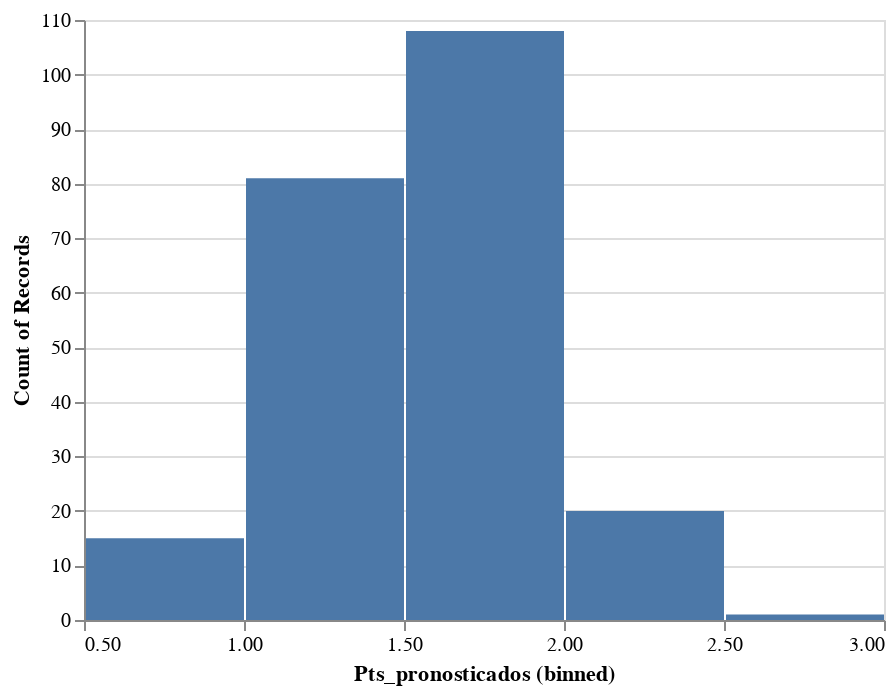

The notebook cell saved with this chart:
### Code cell
# La gráfica básica usando bin
alt.Chart(df_cruzazul).mark_bar().encode(
    alt.X("Pts_pronosticados", bin=alt.Bin(10)),
    y='count()'
)

### Figure 1 — Vega-Lite specification as saved in the notebook (floating-point values rounded to 4 significant figures; data arrays with more than 128 entries replaced by an {"elided": "..."} marker saying what was removed)
{"$schema": "https://vega.github.io/schema/vega-lite/v4.8.1.json", "config": {"view": {"continuousHeight": 300, "continuousWidth": 400}}, "data": {"name": "data-4ec367b7820cebf18d599bbaf3469993"}, "datasets": {"data-4ec367b7820cebf18d599bbaf3469993": {"elided": "225 records"}}, "encoding": {"x": {"bin": {"anchor": 10}, "field": "Pts_pronosticados", "type": "quantitative"}, "y": {"aggregate": "count", "type": "quantitative"}}, "mark": "bar"}
